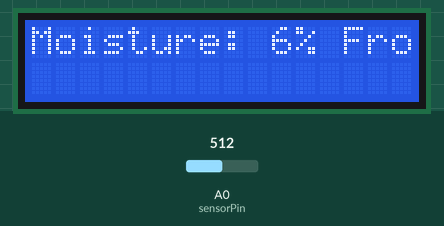
Bench run of a sketch on a simulated Arduino Uno, built with avr-gcc and run on an emulated ATmega328P. On the bench: 16×2 character LCD. Inputs (shaded band) come from the test bench; at power-on: A0 (sensorPin) = 512.

Above: at 2.1 s.
At 3.2 s:
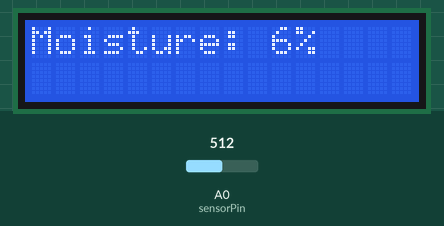
3.3 s: A0 (sensorPin) set to 716
At 4.8 s:
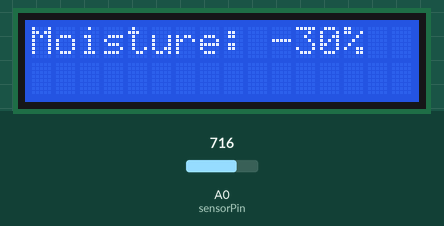
7.3 s: A0 (sensorPin) set to 900
At 8.8 s:
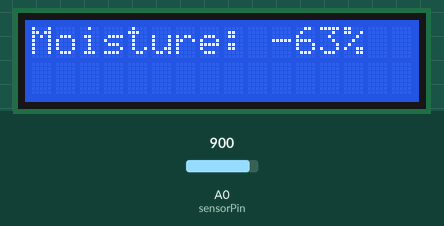
10.5 s: A0 (sensorPin) set to 1023
At 11.9 s:
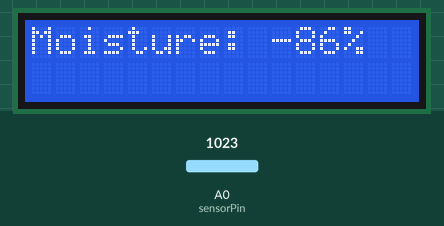
Timing chart, 0 to 13.5 s (numbered marks = the images above; inputs shaded):
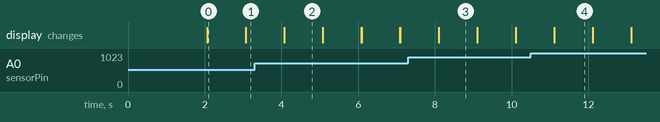

Measured:
- after the input at 3.3 s, the display: first differs from a run without the input after 0.78 s (image 2)
- after the input at 7.3 s, the display: first differs from a run without the input after 0.80 s (image 3)
- after the input at 10.5 s, the display: first differs from a run without the input after 0.61 s (image 4)
- what the display in image 0 shows lasts 1.0 s, from 2.1 s to 3.1 s

The sketch:

Soil_Moisture_and_LCD_with_Arduino.ino
```cpp
/*
   Soil Moisture and LCD with Arduino
   For more details, visit: https://techzeero.com/arduino-tutorials/soil-moisture-sensor-arduino/

  LCD circuit:
   * LCD RS pin to digital pin 12
   * LCD Enable pin to digital pin 11
   * LCD D4 pin to digital pin 5
   * LCD D5 pin to digital pin 4
   * LCD D6 pin to digital pin 3
   * LCD D7 pin to digital pin 2
   * LCD R/W pin to ground
   * LCD VSS pin to ground
   * LCD VCC pin to 5V
   * 10K resistor:
   * ends to +5V and ground
   * wiper to LCD VO pin (pin 3)
*/

#include <LiquidCrystal.h>

int sensorPin = A0;
int outputValue ;

LiquidCrystal lcd(12, 11, 5, 4, 3, 2);

void setup()
{
  lcd.begin(16, 2);
  lcd.print("Reading Data From the Sensor ...");
  delay(2000);
}

void loop()
{
  outputValue= analogRead(sensorPin);
  outputValue = map(outputValue,550,0,0,100);

  lcd.setCursor(0, 0);
  lcd.print("Moisture: ");
  lcd.print(outputValue);
  lcd.print("%");
  delay(1000);
  lcd.clear();
}
```
